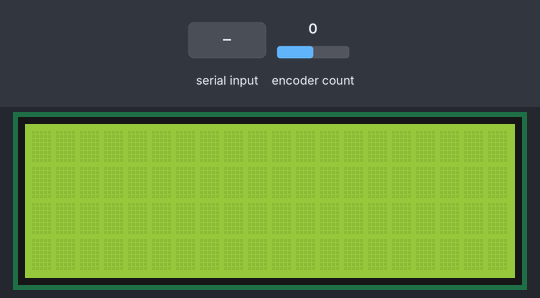
A sketch run on a simulated Arduino Uno, built with avr-gcc and run on an emulated ATmega328P. On the bench: 20×4 character LCD. The test bench sets the inputs (shaded band); at power-on: encoder count 0. What the sketch prints to the serial monitor is not drawn.

Above: at 1.2 s.
1.3 s: "1" received over Serial
At 2.8 s:
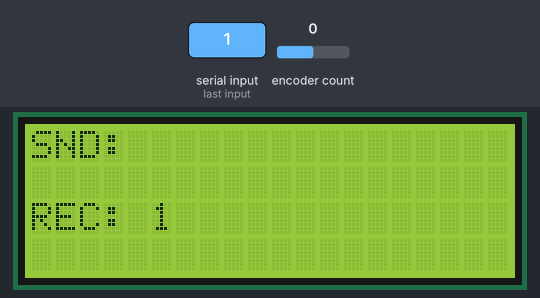
3.8 s: encoder count set to 1
5.3 s: "0" received over Serial
At 7.4 s:
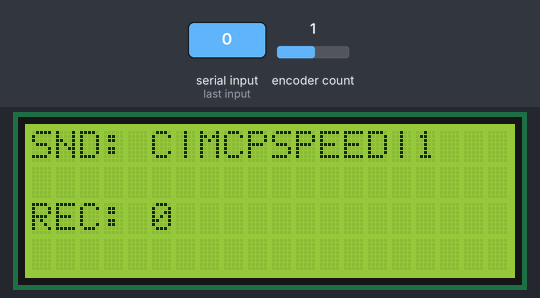
Timing chart, 0 to 8.9 s (numbered marks = the images above; inputs shaded):
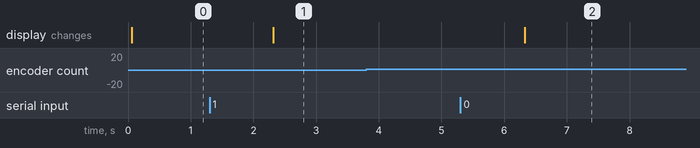

Measured:
- after the input at 1.3 s, the display: changes after 1.0 s (image 1)
- after the input at 3.8 s, every drawn part: stays the same
- after the input at 5.3 s, the display: changes after 1.0 s (image 2)

The sketch:

LCDTest.ino
```cpp
/*
   Displays text sent over the serial port (e.g. from the Serial Monitor) on
   an attached LCD.
   YWROBOT
  Compatible with the Arduino IDE 1.0
  Library version:1.1
*/
#include <Wire.h>
#include <LiquidCrystal_I2C.h>
#include <RotaryEncoder.h>

LiquidCrystal_I2C lcd(0x27, 20, 4); // set the LCD address to 0x27 for a 16 chars and 2 line display
RotaryEncoder encoder(A2, A3);

String line1Buff;
String line2Buff;
String line3Buff;
String line4Buff;
char readBuffer;

void setup()
{
  lcd.init();                      // initialize the lcd
  lcd.backlight();
  Serial.begin(9600);
}

void loop()
{
while(Serial.available() > 0 ){
    line3Buff = Serial.readString();
    UpdateScreen();
}

  // when characters arrive over the serial port...
  //line3Buff = Serial.readString();
  //UpdateScreen();

  //if (Serial.available()) {
    // wait a bit for the entire message to arrive
    // clear the screen
    //lcd.clear();
    // read all the available characters
  //  while (Serial.available() > 0) {
      // display each character to the LCD

   //   String cmd = Serial.readString();

      //String type = getValue(cmd, '|', 0);
      //String prop = getValue(cmd, '|', 1);
      //String val = getValue(cmd, '|', 2);

   //   if(cmd == "Boeing 737 Controller") {
        //lcd.clear();
        //lcd.print(cmd);
    //  } else {
        //line3Buff = cmd;
        //UpdateScreen();
    //  }
   // }
  //}

  static int pos = 0;
  encoder.tick();
  int newPos = encoder.getPosition();
  if (pos != newPos) {
    String cmd;
    if (newPos > pos) {
      cmd = "C|MCPSPEED|1";
    } else {
      cmd = "C|MCPSPEED|-1";
    }
    Serial.print(cmd + "#");
    line1Buff = cmd;
    //UpdateScreen();
    pos = newPos;
  }
}

void UpdateScreen(){
  lcd.clear();
  lcd.setCursor(0,0);
  lcd.print("SND: " + line1Buff);
  lcd.setCursor(0,1);
  lcd.print(line2Buff);
  lcd.setCursor(0,2);
  lcd.print("REC: " + line3Buff);
  lcd.setCursor(0,3);
  lcd.print(line4Buff);
}

String getValue(String data, char separator, int index)
{
  int found = 0;
  int strIndex[] = {0, -1};
  int maxIndex = data.length() - 1;

  for (int i = 0; i <= maxIndex && found <= index; i++) {
    if (data.charAt(i) == separator || i == maxIndex) {
      found++;
      strIndex[0] = strIndex[1] + 1;
      strIndex[1] = (i == maxIndex) ? i + 1 : i;
    }
  }
  return found > index ? data.substring(strIndex[0], strIndex[1]) : "";
}
```
